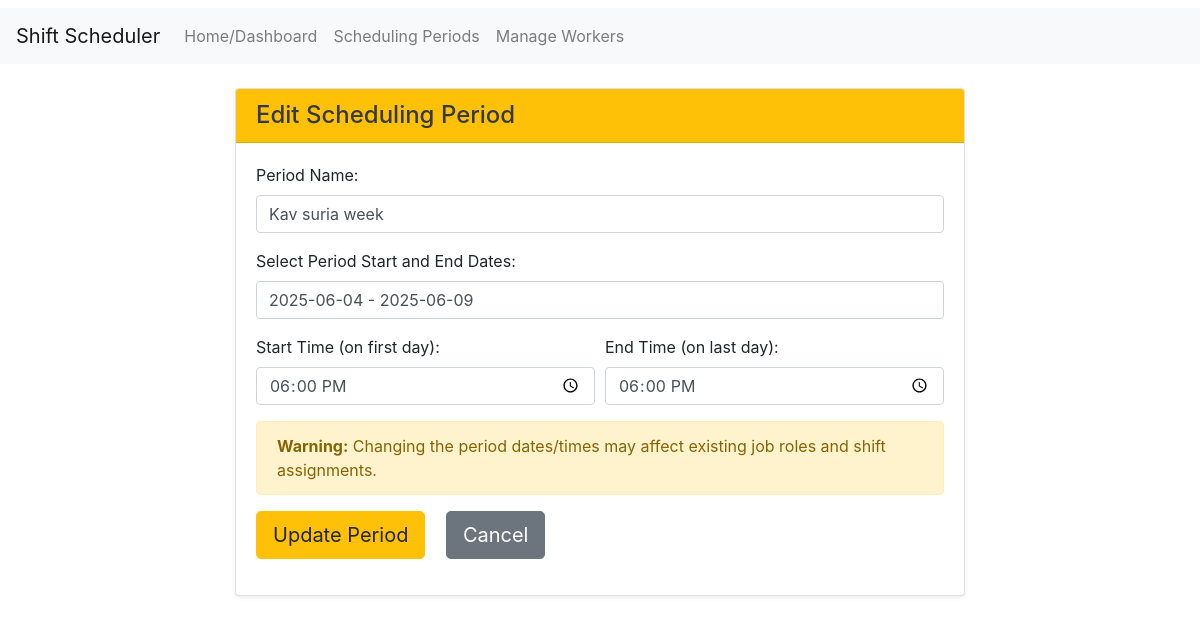
The page /period/3/edit on the database its author committed.
### app/models.py (models this page shows, shortened)
class SchedulingPeriod(db.Model):
    __tablename__ = 'scheduling_period'
    id = db.Column(db.Integer, primary_key=True)
    name = db.Column(db.String(150), nullable=False, unique=True)
    period_start_datetime = db.Column(db.DateTime, nullable=False)
    period_end_datetime = db.Column(db.DateTime, nullable=False)
    is_active = db.Column(db.Boolean, default=False, nullable=False) # Indicates if this period is currently active

### app/routes.py (the view, shortened to what this page needs)
@main_bp.route('/period/<int:period_id>/edit', methods=['GET', 'POST'])
def edit_period(period_id):
    period = SchedulingPeriod.query.get_or_404(period_id)
    return render_template('edit_period.html', period=period)

### app/templates/edit_period.html (shortened to what this page needs)
{% extends "base.html" %}
{% block content %}
<div class="row justify-content-center">
    <div class="col-md-8">
        <div class="card shadow-sm">
            <div class="card-header bg-warning text-dark">
                <h4 class="mb-0">Edit Scheduling Period</h4>
            </div>
            <div class="card-body">
                <form method="POST" action="{{ url_for('main.edit_period', period_id=period.id) }}" class="needs-validation" novalidate>
                    <div class="form-group">
                        <label for="period_name">Period Name:</label>
                        <input type="text" class="form-control" id="period_name" name="period_name"
                               value="{{ period.name }}" required>
                    </div>
                    <div class="form-group">
                        <label for="scheduling_period_range_input">Select Period Start and End Dates:</label>
                        <input type="text" class="form-control" id="scheduling_period_range_input"
                               name="scheduling_period_range_str" required placeholder="Click to select date range"
                               value="{{ period.period_start_datetime.strftime('%Y-%m-%d') }} - {{ period.period_end_datetime.strftime('%Y-%m-%d') }}">
                    </div>
                    <div class="form-row">
                        <div class="form-group col-md-6">
                            <label for="period_start_time">Start Time (on first day):</label>
                            <input type="time" class="form-control" id="period_start_time" name="period_start_time"
                                   value="{{ period.period_start_datetime.strftime('%H:%M') }}" required>
                        </div>
                        <div class="form-group col-md-6">
                            <label for="period_end_time">End Time (on last day):</label>
                            <input type="time" class="form-control" id="period_end_time" name="period_end_time"
                                   value="{{ period.period_end_datetime.strftime('%H:%M') }}" required>
                        </div>
                    </div>
                    <div class="alert alert-warning">
                        <strong>Warning:</strong> Changing the period dates/times may affect existing job roles and shift assignments.
                    </div>
                    <div class="form-group">
                        <button type="submit" class="btn btn-warning btn-lg mr-3">Update Period</button>
                        <a href="{{ url_for('main.manage_periods') }}" class="btn btn-secondary btn-lg">Cancel</a>
                    </div>
                </form>
            </div>
        </div>
    </div>
</div>
{% endblock %}

### app/static/css/style.css (style rules this page uses)
body { padding-top: 0.5rem; font-family: -apple-system, BlinkMacSystemFont, "Segoe UI", Roboto, "Helvetica Neue", Arial, sans-serif; }
.card { margin-bottom: 1.5rem; }

### rows shown on the page
SchedulingPeriod: period_name "Kav suria week", scheduling_period_range_str "2025-06-04 - 2025-06-09", period_start_time "18:00", period_end_time "18:00"
